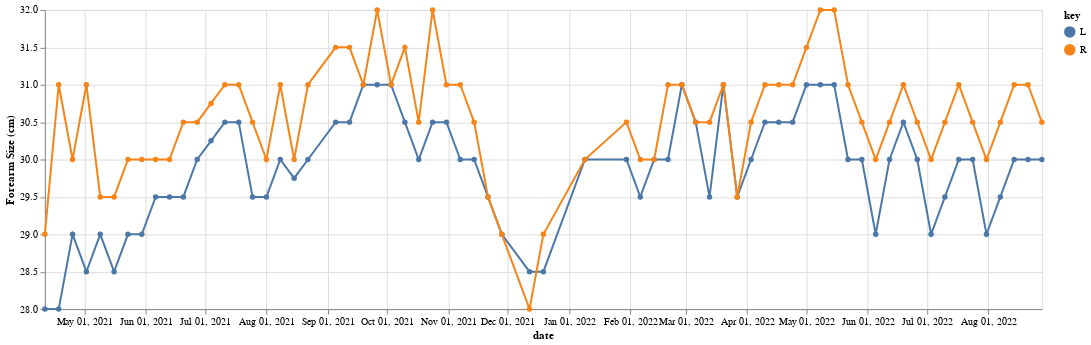

Here is the notebook cell this chart was saved with:
### Code cell
# Forearms
chart = lr.make_chart(12,13)

chart

### Figure 1 — Vega-Lite specification as saved in the notebook (floating-point values rounded to 4 significant figures)
{"$schema": "https://vega.github.io/schema/vega-lite/v4.17.0.json", "config": {"view": {"continuousHeight": 300, "continuousWidth": 400}}, "data": {"name": "data-ff8031a55406b084d7da0e4dfa3644c5"}, "datasets": {"data-ff8031a55406b084d7da0e4dfa3644c5": [{"L": 28, "R": 29, "date": "2021-04-11T00:00:00"}, {"L": 28, "R": 31, "date": "2021-04-18T00:00:00"}, {"L": 29, "R": 30, "date": "2021-04-25T00:00:00"}, {"L": 28.5, "R": 31, "date": "2021-05-02T00:00:00"}, {"L": 29, "R": 29.5, "date": "2021-05-09T00:00:00"}, {"L": 28.5, "R": 29.5, "date": "2021-05-16T00:00:00"}, {"L": 29, "R": 30, "date": "2021-05-23T00:00:00"}, {"L": 29, "R": 30, "date": "2021-05-30T00:00:00"}, {"L": 29.5, "R": 30, "date": "2021-06-06T00:00:00"}, {"L": 29.5, "R": 30, "date": "2021-06-13T00:00:00"}, {"L": 29.5, "R": 30.5, "date": "2021-06-20T00:00:00"}, {"L": 30, "R": 30.5, "date": "2021-06-27T00:00:00"}, {"L": null, "R": null, "date": "2021-07-04T00:00:00"}, {"L": 30.5, "R": 31, "date": "2021-07-11T00:00:00"}, {"L": 30.5, "R": 31, "date": "2021-07-18T00:00:00"}, {"L": 29.5, "R": 30.5, "date": "2021-07-25T00:00:00"}, {"L": 29.5, "R": 30, "date": "2021-08-01T00:00:00"}, {"L": 30, "R": 31, "date": "2021-08-08T00:00:00"}, {"L": 29.75, "R": 30, "date": "2021-08-15T00:00:00"}, {"L": 30, "R": 31, "date": "2021-08-22T00:00:00"}, {"L": 30.5, "R": 31.5, "date": "2021-09-05T00:00:00"}, {"L": 30.5, "R": 31.5, "date": "2021-09-12T00:00:00"}, {"L": 31, "R": 31, "date": "2021-09-19T00:00:00"}, {"L": 31, "R": 32, "date": "2021-09-26T00:00:00"}, {"L": 31, "R": 31, "date": "2021-10-03T00:00:00"}, {"L": 30.5, "R": 31.5, "date": "2021-10-10T00:00:00"}, {"L": 30, "R": 30.5, "date": "2021-10-17T00:00:00"}, {"L": 30.5, "R": 32, "date": "2021-10-24T00:00:00"}, {"L": 30.5, "R": 31, "date": "2021-10-31T00:00:00"}, {"L": 30, "R": 31, "date": "2021-11-07T00:00:00"}, {"L": 30, "R": 30.5, "date": "2021-11-14T00:00:00"}, {"L": 29.5, "R": 29.5, "date": "2021-11-21T00:00:00"}, {"L": 29, "R": 29, "date": "2021-11-28T00:00:00"}, {"L": 28.5, "R": 28, "date": "2021-12-12T00:00:00"}, {"L": 28.5, "R": 29, "date": "2021-12-19T00:00:00"}, {"L": 30, "R": 30, "date": "2022-01-09T00:00:00"}, {"L": 30, "R": 30.5, "date": "2022-01-30T00:00:00"}, {"L": 29.5, "R": 30, "date": "2022-02-06T00:00:00"}, {"L": 30, "R": 30, "date": "2022-02-13T00:00:00"}, {"L": 30, "R": 31, "date": "2022-02-20T00:00:00"}, {"L": 31, "R": 31, "date": "2022-02-27T00:00:00"}, {"L": 30.5, "R": 30.5, "date": "2022-03-06T00:00:00"}, {"L": 29.5, "R": 30.5, "date": "2022-03-13T00:00:00"}, {"L": 31, "R": 31, "date": "2022-03-20T00:00:00"}, {"L": 29.5, "R": 29.5, "date": "2022-03-27T00:00:00"}, {"L": 30, "R": 30.5, "date": "2022-04-03T00:00:00"}, {"L": 30.5, "R": 31, "date": "2022-04-10T00:00:00"}, {"L": null, "R": null, "date": "2022-04-17T00:00:00"}, {"L": 30.5, "R": 31, "date": "2022-04-24T00:00:00"}, {"L": 31, "R": 31.5, "date": "2022-05-01T00:00:00"}, {"L": 31, "R": 32, "date": "2022-05-08T00:00:00"}, {"L": 31, "R": 32, "date": "2022-05-15T00:00:00"}, {"L": 30, "R": 31, "date": "2022-05-22T00:00:00"}, {"L": 30, "R": 30.5, "date": "2022-05-29T00:00:00"}, {"L": 29, "R": 30, "date": "2022-06-05T00:00:00"}, {"L": 30, "R": 30.5, "date": "2022-06-12T00:00:00"}, {"L": 30.5, "R": 31, "date": "2022-06-19T00:00:00"}, {"L": 30, "R": 30.5, "date": "2022-06-26T00:00:00"}, {"L": 29, "R": 30, "date": "2022-07-03T00:00:00"}, {"L": 29.5, "R": 30.5, "date": "2022-07-10T00:00:00"}, {"L": 30, "R": 31, "date": "2022-07-17T00:00:00"}, {"L": 30, "R": 30.5, "date": "2022-07-24T00:00:00"}, {"L": 29, "R": 30, "date": "2022-07-31T00:00:00"}, {"L": 29.5, "R": 30.5, "date": "2022-08-07T00:00:00"}, {"L": 30, "R": 31, "date": "2022-08-14T00:00:00"}, {"L": 30, "R": 31, "date": "2022-08-21T00:00:00"}, {"L": 30, "R": 30.5, "date": "2022-08-28T00:00:00"}]}, "encoding": {"color": {"field": "key", "type": "nominal"}, "x": {"axis": {"grid": true}, "field": "date", "sort": "-x", "timeUnit": "yearmonthdate", "title": "date", "type": "temporal"}, "y": {"field": "value", "impute": {"frame": [-1, 1], "method": "mean"}, "scale": {"zero": false}, "title": "Forearm Size (cm)", "type": "quantitative"}}, "mark": {"point": true, "type": "line"}, "transform": [{"fold": ["L", "R"]}], "width": 1000}
